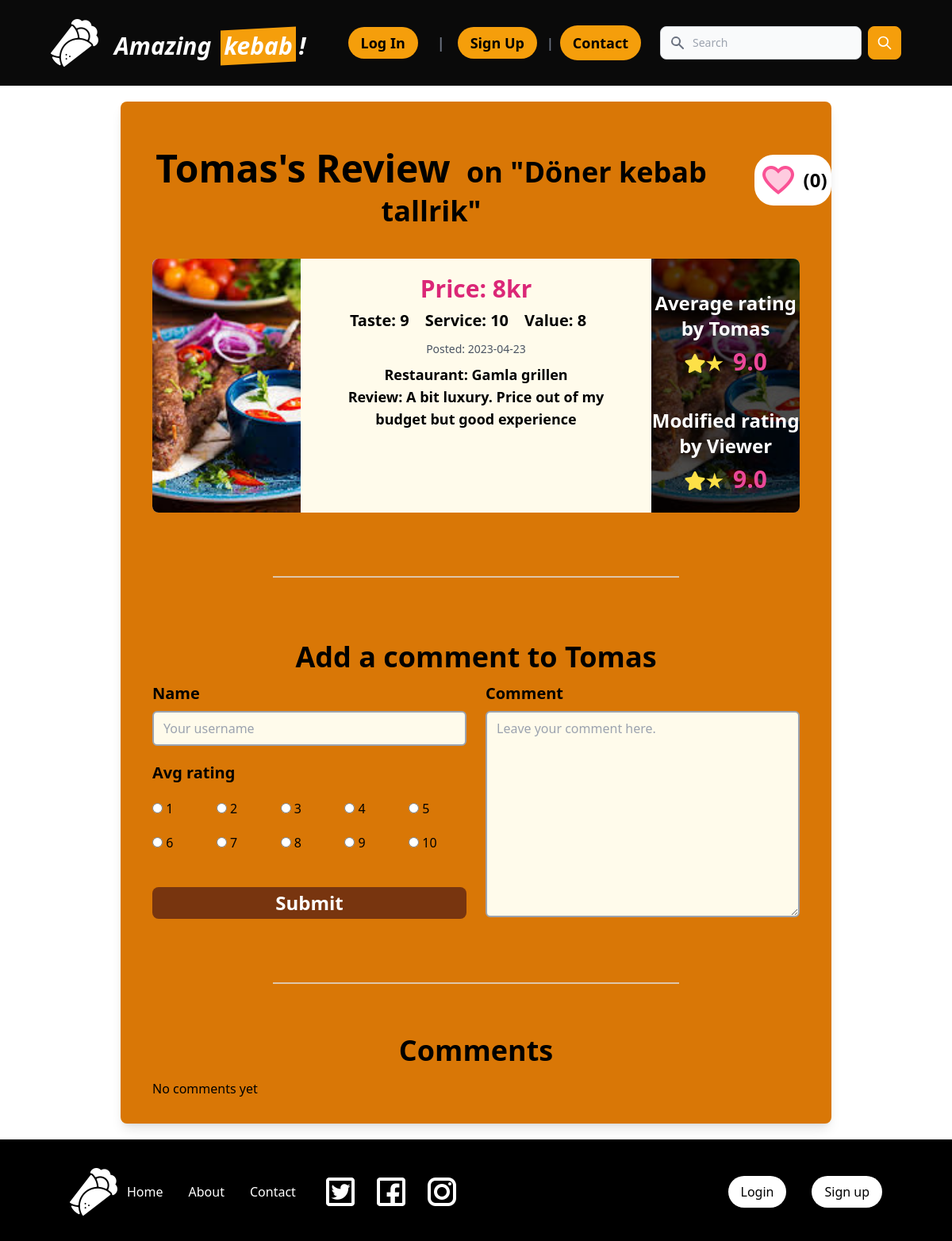
The page /core/detail/20/ on the database its author committed.
### core/models.py (models this page shows, shortened)
class Review(models.Model):
    user = models.ForeignKey(
        CustomUser, on_delete=models.CASCADE, related_name='reviews_by_user'
    )
    menu = models.ForeignKey(
        Menu, on_delete=models.CASCADE, related_name='reviews_of_menu'
    )
    restaurant = models.ForeignKey(
        Restaurant, on_delete=models.CASCADE, related_name='restaurants_for_review'
    )
    image = models.ImageField(upload_to='images/', null=True, blank=True)
    review = models.TextField(default="", null=False)
    taste_rating = models.IntegerField(null=False)
    service_rating = models.IntegerField(null=False)
    value_rating = models.IntegerField(null=False)
    avg_rating = models.FloatField(null=True, blank=True)
    like_count = models.IntegerField(default=0)
    created_at = models.DateTimeField(auto_now_add=True)
    class Meta:
        indexes = [models.Index(fields=['-created_at']),]
        ordering = ['-created_at']

class CustomUser(AbstractUser):
    email = models.EmailField("email address", unique=True, blank=False)
    USERNAME_FIELD = "email"  # make the user log in with the email
    REQUIRED_FIELDS = ["username"]
    objects = CustomUserManager()

class Menu(models.Model):
    menu = models.CharField(max_length=100, null=False)
    price = models.IntegerField(null=False)
    restaurants = models.ManyToManyField(Restaurant)
    created_at = models.DateTimeField(auto_now_add=True)

class Restaurant(models.Model):
    name = models.CharField(max_length=100, null=False)
    address = models.CharField(max_length=200, null=False)
    tel = models.CharField(max_length=20, null=True, blank=True)
    website = models.URLField(null=True, blank=True)

### core/views.py (the view)
# urls.py: path('detail/<int:id>/', views.detail, name='detail'),
def detail(request, id):
    target_review = get_object_or_404(Review, id=id)
    comments = Comment.objects.filter(review=target_review)
    if request.method == 'POST':
        form = CommentForm(request.POST)
        if form.is_valid():
            comment = form.save(commit=False)
            comment.review = target_review
            comment.save()
            return redirect('core:detail', id=id)
    else:
        form = CommentForm()
    context = {
        'review': target_review,
        'comment_form': form,
        'comments': comments
    }
    return render(request, 'core/detail.html', context)

### core/forms.py
class CommentForm(forms.ModelForm):
    SERVICE_CHOICES = [(i, str(i)) for i in range(1, 11)]
    name = forms.CharField(
        max_length=80,
        widget=forms.TextInput(attrs={
            'class': 'border-2 border-gray-400 rounded-md py-2 px-3 focus:outline-none focus:ring-2 focus:ring-amber-900 bg-amber-50',
            'placeholder': 'Your username'
        }))
    avg_rating = forms.ChoiceField(
        choices=SERVICE_CHOICES,
        widget=forms.RadioSelect(attrs={'class': 'form-radio mt-4'
                                        }))
    comment = forms.CharField(
        widget=forms.Textarea(attrs={
            'class': 'border-2 border-gray-400 rounded-md py-2 px-3 focus:outline-none focus:ring-2 focus:ring-amber-900 bg-amber-50',
            'placeholder': 'Leave your comment here.'
        }))
    class Meta:
        model = Comment
        exclude = ['review', 'created_at']

### core/templates/core/detail.html (shortened to what this page needs)
{% extends 'core/base.html' %} {% block content %} {% load static %}
<main class="flex-1 mx-16 pt-32">
  <section class="bg-amber-600 rounded-lg shadow-lg overflow-hidden mb-5">
    <div class="card">
      <div class="flex items-center justify-center">
        <h1 class="text-5xl font-bold p-10 mt-5 text-center">
          {{ review.user.username }}'s Review
          <span class="text-4xl ml-2">on "{{ review.menu.menu }}"</span>
        </h1>
        <button id="like-btn" type="button"
          class="bg-white text-2xl rounded-3xl text-black font-bold py-2 px-3 hover:text-white hover:bg-pink-500 flex items-center justify-center ml-4">
          <img src="{% static 'core/icon-favorite.png' %}" alt="heart" class="mr-2">
          <span><span id="like-count" class="text-2xl">({{ review.like_count }})</span></span>
        </button>
      </div>
      <div class="flex mx-10 bg-amber-50 rounded-lg">
        {% if review.image %}
        <div class="relative overflow-hidden w-80 max-w-80 h-80 max-h-80 rounded-l-lg">
          <div class="absolute inset-0">
            <img
              class="w-full h-full aspect-w-1 aspect-h-1 object-cover object-center"
              src="{{ review.image.url }}"
              alt="{{ review.menu.menu }} image"
            />
          </div>
        </div>
        {% endif %}
        <div class="px-5 mx-8 py-5 text-xl font-semibold w-4/7 text-center">
          <div class="font-bold mb-3">
            <p class="text-3xl mb-2 text-pink-600">Price: {{ review.menu.price }}kr</p>
            <ul class="flex text-xl justify-center">
              <li class="mr-5">Taste: {{ review.taste_rating }}</li>
              <li class="mr-5">Service: {{ review.service_rating }}</li>
              <li class="mr-5">Value: {{ review.value_rating }}</li>
            </ul>
          </div>
          <ul class="text-lg font-bold text-center">
            <li class="text-gray-600 text-sm font-normal mb-2">
              Posted: {{ review.created_at|date:"Y-m-d" }}
            </li>
            <li>
              Restaurant: <span class="font-semibold">{{ review.restaurant.name }}</span>
            </li>
            <li>
              Review: <span class="font-semibold">{{ review.review }}</span>
            </li>
          </ul>
        </div>
        {% if review.image %}
        <div class="relative overflow-hidden w-80 max-w-80 h-80 max-h-80 rounded-r-lg">
          <div class="absolute inset-0">
            <img
              class="w-full h-full aspect-w-1 aspect-h-1 object-cover object-center"
              src="{{ review.image.url }}"
              alt="{{ review.menu.menu }} image"
            />
          </div>
          <div class="absolute bottom-0 left-0 w-full h-full text-white bg-black/70 flex justify-center">
            <div class="py-10 text-center">
              <h2 class="font-bold text-2xl mb-2">
                Average rating by {{ review.user.username }}
              </h2>
              <p class="mb-10">
                <span class="text-xl font-bold text-pink-500">
                  <i class="text-yellow-300 text-2xl fas fa-star">&#9733;</i>
                  <span class="text-3xl font-bold text-pink-500">
                    &nbsp;{{ review.avg_rating }}
                  </span>
                </span>
              </p>
              <h2 class="font-bold text-2xl mb-2">
                Modified rating by Viewer
              </h2>
              <p>
                <p>
                  <span class="text-xl font-bold text-pink-500">
                    <i class="text-yellow-300 text-2xl fas fa-star">&#9733;</i>
                    <span class="text-3xl font-bold text-pink-500">
                      &nbsp;{{ review.avg_rating }}
                    </span>
                  </span>
                </p>
              </p>
            </div>
          </div>
        </div>
        {% endif %}
      </div>
    <p class="border-t-2 border-slate-200/70 mx-48 mt-20"></p>
    <div class="px-10 mt-5">
      <h2 class="font-bold text-4xl text-center mt-20 mb-3">
        Add a comment to {{ review.user.username }}
      </h2>
      <form method="post">
        <div class="grid grid-cols-2 gap-6">
          <div class="flex flex-col col-span-1">
            <label class="block font-bold text-xl mb-2">
              {{ comment_form.name.label }}
            </label>
            {{ comment_form.name }}
            <label class="block font-bold text-xl mb-2 mt-5">
              {{ comment_form.avg_rating.label }}
            </label>
            <div class="grid grid-cols-5 gap-2 mb-5">
              {% for radio in comment_form.avg_rating %}
              <div class="flex items-center">
                {{ radio }}
              </div>
              {% endfor %}
            </div>
            <button type="submit" class="bg-amber-900 text-white font-bold py-1 rounded-lg text-2xl mt-6">
              Submit
            </button>
          </div>
          <div class="col-span-1">
            <div class="flex flex-col">
              <label class="block font-bold text-xl mb-2">
                {{ comment_form.comment.label }}
              </label>
              {{ comment_form.comment }}
            </div>
          </div>
        </div>
      </form>
    </div>
    <p class="border-t-2 border-slate-200/70 mx-48 mt-20"></p>
    <div class="px-10 mb-8">
      <h2 class="font-bold text-4xl text-center pb-4 mt-16">Comments</h2>
      <div class="grid grid-cols-1 md:grid-cols-4 gap-4">
        {% for c in comments %}
        <div class="bg-gray-50 border border-gray-300 p-4 rounded-lg shadow-md">
          <p class="text-xl font-bold">
            {{ c.name }}
            <span class="ml-2">
              <i class="text-yellow-400 text-2xl fas fa-star">&#9733;</i>
              <span class="text-3xl font-bold text-pink-500">
                {{ review.avg_rating }}</span>
            </span>
          </p>
          <p class="text-xs font-normal text-gray-500 mb-2">
            {{ c.created_at|date:"Y-m-d" }}
          </p>
          <p class="text-base leading-6">{{ c.comment }}</p>
        </div>
        {% empty %}
        <p>No comments yet</p>
        {% endfor %}
      </div>
    </div>
  </section>
</main>
{% endblock content %}

### rows shown on the page
Review: user.username "Tomas", menu.menu "Döner kebab tallrik", like_count "0", image (picture), menu.price "8", taste_rating "9", service_rating "10", value_rating "8", created_at "2023-04-23", restaurant.name "Gamla grillen", review "A bit luxury. Price out of my budget but good experience", avg_rating "9.0"

### other values the page prints
{{ comment_form.name.label }} "Name"
{{ comment_form.avg_rating.label }} "Avg rating"
{{ comment_form.comment.label }} "Comment"
